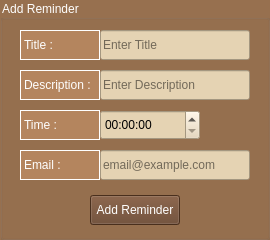
   <widget class="QGroupBox" name="groupBox">
    <property name="geometry">
     <rect>
      <x>960</x>
      <y>60</y>
      <width>270</width>
      <height>240</height>
     </rect>
    </property>
    <property name="autoFillBackground">
     <bool>false</bool>
    </property>
    <property name="styleSheet">
     <string notr="true">border-color: rgb(255, 255, 255);
font: 700 9pt &quot;Segoe UI&quot;;
background-color: rgb(151, 112, 79);
color: rgb(255, 255, 255);</string>
    </property>
    <property name="title">
     <string>Add Reminder</string>
    </property>
    <widget class="QLabel" name="label">
     <property name="geometry">
      <rect>
       <x>20</x>
       <y>30</y>
       <width>80</width>
       <height>30</height>
      </rect>
     </property>
     <property name="styleSheet">
      <string notr="true">color: rgb(255, 255, 255);
background-color: rgb(180, 133, 94);</string>
     </property>
     <property name="frameShape">
      <enum>QFrame::Panel</enum>
     </property>
     <property name="text">
      <string>Title : </string>
     </property>
     <property name="alignment">
      <set>Qt::AlignLeading|Qt::AlignLeft|Qt::AlignVCenter</set>
     </property>
    </widget>
    <widget class="QLabel" name="label_2">
     <property name="geometry">
      <rect>
       <x>20</x>
       <y>110</y>
       <width>80</width>
       <height>30</height>
      </rect>
     </property>
     <property name="styleSheet">
      <string notr="true">color: rgb(255, 255, 255);
background-color: rgb(180, 133, 94);</string>
     </property>
     <property name="frameShape">
      <enum>QFrame::Panel</enum>
     </property>
     <property name="text">
      <string>Time :</string>
     </property>
    </widget>
    <widget class="QLabel" name="label_3">
     <property name="geometry">
      <rect>
       <x>20</x>
       <y>150</y>
       <width>80</width>
       <height>30</height>
      </rect>
     </property>
     <property name="styleSheet">
      <string notr="true">color: rgb(255, 255, 255);
background-color: rgb(180, 133, 94);</string>
     </property>
     <property name="frameShape">
      <enum>QFrame::Panel</enum>
     </property>
     <property name="text">
      <string>Email : </string>
     </property>
    </widget>
    <widget class="QTimeEdit" name="t1">
     <property name="geometry">
      <rect>
       <x>100</x>
       <y>110</y>
       <width>100</width>
       <height>30</height>
      </rect>
     </property>
     <property name="styleSheet">
      <string notr="true">background-color: rgb(229, 211, 179);
color: rgb(0, 0, 0);</string>
     </property>
    </widget>
    <widget class="QLabel" name="label_4">
     <property name="geometry">
      <rect>
       <x>20</x>
       <y>70</y>
       <width>80</width>
       <height>30</height>
      </rect>
     </property>
     <property name="styleSheet">
      <string notr="true">color: rgb(255, 255, 255);
background-color: rgb(180, 133, 94);</string>
     </property>
     <property name="frameShape">
      <enum>QFrame::Panel</enum>
     </property>
     <property name="text">
      <string>Description : </string>
     </property>
    </widget>
    <widget class="QLineEdit" name="title">
     <property name="geometry">
      <rect>
       <x>100</x>
       <y>30</y>
       <width>150</width>
       <height>30</height>
      </rect>
     </property>
     <property name="styleSheet">
      <string notr="true">background-color: rgb(229, 211, 179);
color: rgb(0, 0, 0);</string>
     </property>
     <property name="placeholderText">
      <string>Enter Title</string>
     </property>
    </widget>
    <widget class="QLineEdit" name="desc">
     <property name="geometry">
      <rect>
       <x>100</x>
       <y>70</y>
       <width>150</width>
       <height>30</height>
      </rect>
     </property>
     <property name="styleSheet">
      <string notr="true">background-color: rgb(229, 211, 179);
color: rgb(0, 0, 0);</string>
     </property>
     <property name="placeholderText">
      <string>Enter Description</string>
     </property>
    </widget>
    <widget class="QPushButton" name="push_Button">
     <property name="geometry">
      <rect>
       <x>90</x>
       <y>195</y>
       <width>90</width>
       <height>30</height>
      </rect>
     </property>
     <property name="styleSheet">
      <string notr="true">background-color: rgb(102, 66, 41);
</string>
     </property>
     <property name="text">
      <string>Add Reminder</string>
     </property>
    </widget>
    <widget class="QLineEdit" name="email">
     <property name="geometry">
      <rect>
       <x>100</x>
       <y>150</y>
       <width>150</width>
       <height>30</height>
      </rect>
     </property>
     <property name="styleSheet">
      <string notr="true">background-color: rgb(229, 211, 179);
color: rgb(0, 0, 0);
</string>
     </property>
     <property name="text">
      <string/>
     </property>
     <property name="placeholderText">
      <string>email@example.com</string>
     </property>
    </widget>
   </widget>
